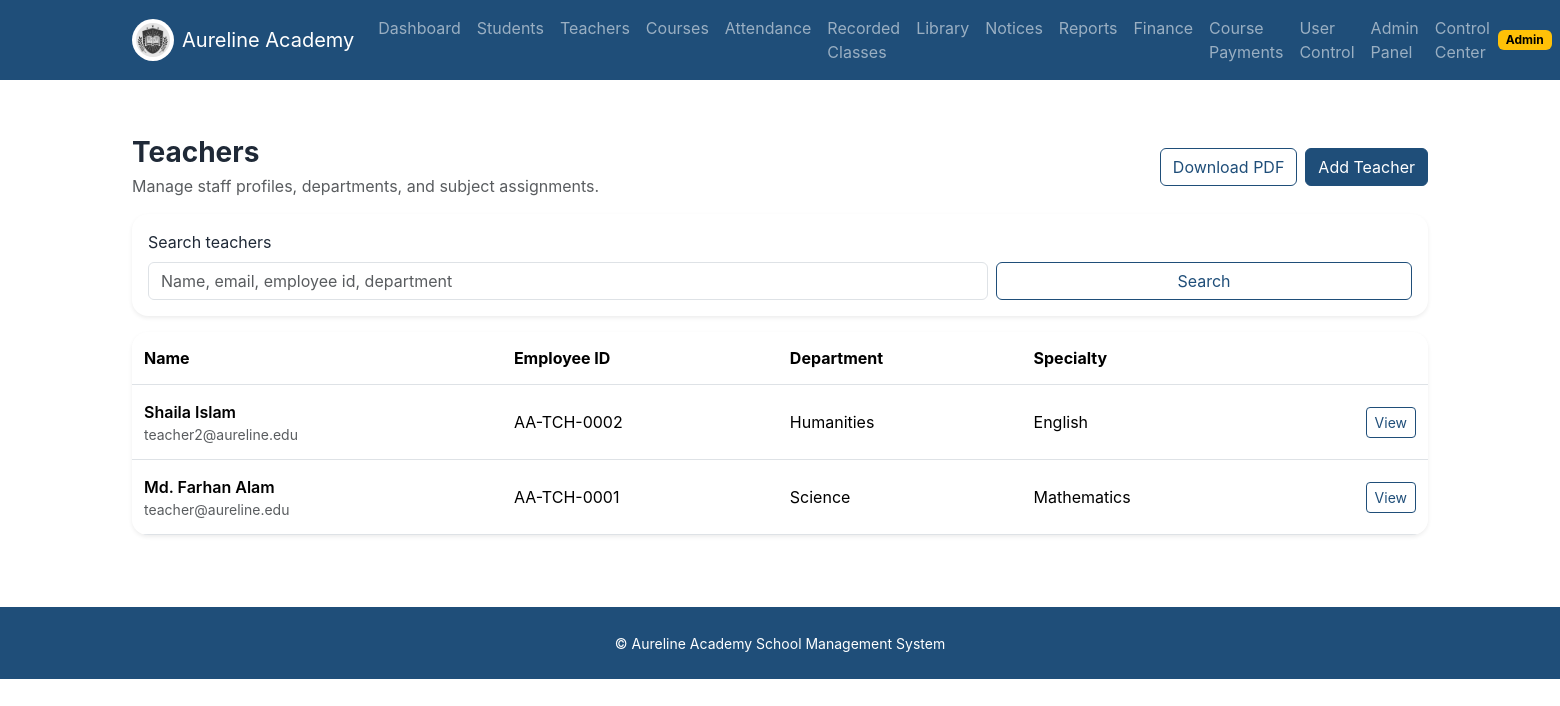
The page /teachers/ (signed in) on the database its author committed.
### app/models.py (models this page shows, shortened)
class TimestampMixin:
    created_at = db.Column(db.DateTime, default=datetime.utcnow, nullable=False)
    updated_at = db.Column(db.DateTime, default=datetime.utcnow, onupdate=datetime.utcnow, nullable=False)

class User(UserMixin, TimestampMixin, db.Model):
    id = db.Column(db.Integer, primary_key=True)
    full_name = db.Column(db.String(120), nullable=False)
    email = db.Column(db.String(120), unique=True, nullable=False, index=True)
    password_hash = db.Column(db.String(255), nullable=False)
    role = db.Column(db.String(20), nullable=False, index=True)
    phone = db.Column(db.String(20))
    is_active = db.Column(db.Boolean, default=True, nullable=False)
    approval_status = db.Column(db.String(20), default="approved", nullable=False, index=True)
    registration_source = db.Column(db.String(20), default="admin_created", nullable=False)
    approved_at = db.Column(db.DateTime)
    approved_by_user_id = db.Column(db.Integer, db.ForeignKey("user.id"))
    approved_by = db.relationship("User", remote_side=[id], backref="approved_users")
    student_profile = db.relationship("StudentProfile", back_populates="user", uselist=False, cascade="all, delete-orphan")
    teacher_profile = db.relationship("TeacherProfile", back_populates="user", uselist=False, cascade="all, delete-orphan")
    submitted_course_requests = db.relationship("CourseRequest", foreign_keys="CourseRequest.requester_user_id", back_populates="requester")
    reviewed_course_requests = db.relationship("CourseRequest", foreign_keys="CourseRequest.reviewed_by_user_id", back_populates="reviewed_by")
    def get_role_badge(self):
        return self.role.title()
    def get_status_badge(self):
        return self.approval_status.title()

class TeacherProfile(TimestampMixin, db.Model):
    id = db.Column(db.Integer, primary_key=True)
    employee_id = db.Column(db.String(50), unique=True, nullable=False, index=True)
    user_id = db.Column(db.Integer, db.ForeignKey("user.id"), nullable=False, unique=True)
    department = db.Column(db.String(120))
    subject_specialty = db.Column(db.String(120))
    qualification = db.Column(db.String(120))
    join_date = db.Column(db.Date)
    address = db.Column(db.Text, nullable=False)
    teacher_photo_path = db.Column(db.String(255))
    teacher_photo_filename = db.Column(db.String(255))
    user = db.relationship("User", back_populates="teacher_profile")
    courses = db.relationship("Course", back_populates="teacher", cascade="all")
    test_results = db.relationship("ClassTestResult", back_populates="teacher")

### app/teachers/routes.py (the view)
@teachers_bp.route("/")
@login_required
@roles_required("admin", "teacher")
def list_teachers():
    search = request.args.get("q", "").strip()
    query = TeacherProfile.query.join(User)
    if search:
        like = f"%{search}%"
        query = query.filter(or_(User.full_name.ilike(like), User.email.ilike(like), TeacherProfile.employee_id.ilike(like), TeacherProfile.department.ilike(like)))
    teachers = query.order_by(TeacherProfile.created_at.desc()).all()
    return render_template("teachers/list.html", teachers=teachers, search=search)

### app/models.py (called while the page is built)
@login_manager.user_loader
def load_user(user_id):
    return db.session.get(User, int(user_id))

### app/templates/teachers/list.html (shortened to what this page needs)
{% extends 'base.html' %}
{% block content %}
<section class="py-4"><div class="container">
  <div class="d-flex justify-content-between align-items-center flex-wrap gap-3 mb-3">
    <div><h1 class="h3 fw-bold mb-1">Teachers</h1><p class="text-muted mb-0">Manage staff profiles, departments, and subject assignments.</p></div>
    <div class="d-flex gap-2 flex-wrap"><a class="btn btn-outline-primary" href="{{ url_for('exports.teachers_pdf') }}">Download PDF</a>{% if current_user.role == 'admin' %}<a class="btn btn-primary" href="{{ url_for('teachers.create_teacher') }}">Add Teacher</a>{% endif %}</div>
  </div>
  <form class="card card-body border-0 shadow-sm rounded-4 mb-3" method="get"><div class="row g-2 align-items-end"><div class="col-md-8"><label class="form-label">Search teachers</label><input type="text" class="form-control" name="q" value="{{ search }}" placeholder="Name, email, employee id, department"></div><div class="col-md-4"><button class="btn btn-outline-primary w-100">Search</button></div></div></form>
  <div class="card border-0 shadow-sm rounded-4"><div class="table-responsive"><table class="table align-middle mb-0"><thead><tr><th>Name</th><th>Employee ID</th><th>Department</th><th>Specialty</th><th></th></tr></thead><tbody>
  {% for teacher in teachers %}
  <tr><td><div class="fw-semibold">{{ teacher.user.full_name }}</div><div class="small text-muted">{{ teacher.user.email }}</div></td><td>{{ teacher.employee_id }}</td><td>{{ teacher.department or '—' }}</td><td>{{ teacher.subject_specialty or '—' }}</td><td class="text-end"><a class="btn btn-sm btn-outline-primary" href="{{ url_for('teachers.detail_teacher', teacher_id=teacher.id) }}">View</a></td></tr>
  {% else %}<tr><td colspan="5" class="text-center text-muted py-4">No teachers found.</td></tr>{% endfor %}
  </tbody></table></div></div>
</div></section>
{% endblock %}

### app/templates/base.html (shortened to what this page needs)
<!doctype html>
<html lang="en">
<head>
  <link rel="stylesheet" href="https://cdn.jsdelivr.net/npm/bootstrap@5.3.3/dist/css/bootstrap.min.css">
  <link rel="stylesheet" href="{{ url_for('static', filename='css/style.css') }}">
</head>
<body>
<nav class="navbar navbar-expand-lg navbar-dark aureline-nav sticky-top">
  <div class="container">
    <a class="navbar-brand d-flex align-items-center gap-2" href="{{ url_for('main.index') }}">
      <img src="{{ url_for('static', filename='img/aureline-logo.png') }}" alt="Aureline Academy" width="42" height="42" class="rounded-circle bg-white p-1">
      <span>Aureline Academy</span>
    </a>
    <div class="collapse navbar-collapse" id="mainNav">
      {% if current_user.is_authenticated %}
      <ul class="navbar-nav me-auto mb-2 mb-lg-0">
        <li class="nav-item"><a class="nav-link" href="{{ url_for('dashboard.home') }}">Dashboard</a></li>
        {% if current_user.role in ['admin', 'teacher'] %}
        <li class="nav-item"><a class="nav-link" href="{{ url_for('students.list_students') }}">Students</a></li>
        <li class="nav-item"><a class="nav-link" href="{{ url_for('teachers.list_teachers') }}">Teachers</a></li>
        <li class="nav-item"><a class="nav-link" href="{{ url_for('courses.list_courses') }}">Courses</a></li>
        <li class="nav-item"><a class="nav-link" href="{{ url_for('attendance.list_attendance') }}">Attendance</a></li>
        <li class="nav-item"><a class="nav-link" href="{{ url_for('integrations.recordings_library') }}">Recorded Classes</a></li>
        <li class="nav-item"><a class="nav-link" href="{{ url_for('library.catalog') }}">Library</a></li>
        <li class="nav-item"><a class="nav-link" href="{{ url_for('communication.notices') }}">Notices</a></li>
        <li class="nav-item"><a class="nav-link" href="{{ url_for('reports.summary') }}">Reports</a></li>
        {% endif %}
        {% if current_user.role == 'admin' %}
        <li class="nav-item"><a class="nav-link" href="{{ url_for('finance.overview') }}">Finance</a></li>
        <li class="nav-item"><a class="nav-link" href="{{ url_for('finance.course_requests_admin') }}">Course Payments</a></li>
        <li class="nav-item"><a class="nav-link" href="{{ url_for('auth.pending_users') }}">User Control</a></li>
        <li class="nav-item"><a class="nav-link" href="{{ url_for('admin.index') }}">Admin Panel</a></li>
        <li class="nav-item"><a class="nav-link" href="{{ url_for('dashboard.admin_hub') }}">Control Center</a></li>
        {% endif %}
      </ul>
      <div class="d-flex align-items-center gap-2">
        <span class="badge text-bg-warning">{{ current_user.get_role_badge() }}</span>
      </div>
      {% else %}
      <div class="ms-auto d-flex gap-2">
        <a class="btn btn-outline-light btn-sm" href="{{ url_for('auth.login') }}">Login</a>
        <a class="btn btn-warning btn-sm" href="{{ url_for('auth.register') }}">Student Register</a>
      </div>
      {% endif %}
    </div>
  </div>
</nav>
<main>
  <div class="container py-3">
  </div>
  {% block content %}{% endblock %}
</main>
<footer class="py-4 text-center text-white aureline-footer mt-5">
  <small>© Aureline Academy School Management System</small>
</footer>
</body>
</html>

### app/static/css/style.css (style rules this page uses)
:root { --aureline-primary: #1f4e79; --aureline-secondary: #f4b400; --aureline-bg: #f6f9fc; --aureline-text: #1f2937; }
body { font-family: Inter, "Segoe UI", sans-serif; color: var(--aureline-text); background: #ffffff; }
.aureline-nav, .aureline-footer { background: var(--aureline-primary); }
.btn-primary { background: var(--aureline-primary); border-color: var(--aureline-primary); }
.btn-outline-primary { color: var(--aureline-primary); border-color: var(--aureline-primary); }
.table > :not(caption) > * > * { padding: 0.9rem 0.75rem; }
.card { overflow: hidden; }

### rows shown on the page
User: get_role_badge "Admin"
TeacherProfile: user.full_name "Shaila Islam", user.email "teacher2@aureline.edu", employee_id "AA-TCH-0002", department "Humanities", subject_specialty "English"
TeacherProfile: user.full_name "Md. Farhan Alam", user.email "teacher@aureline.edu", employee_id "AA-TCH-0001", department "Science", subject_specialty "Mathematics"
